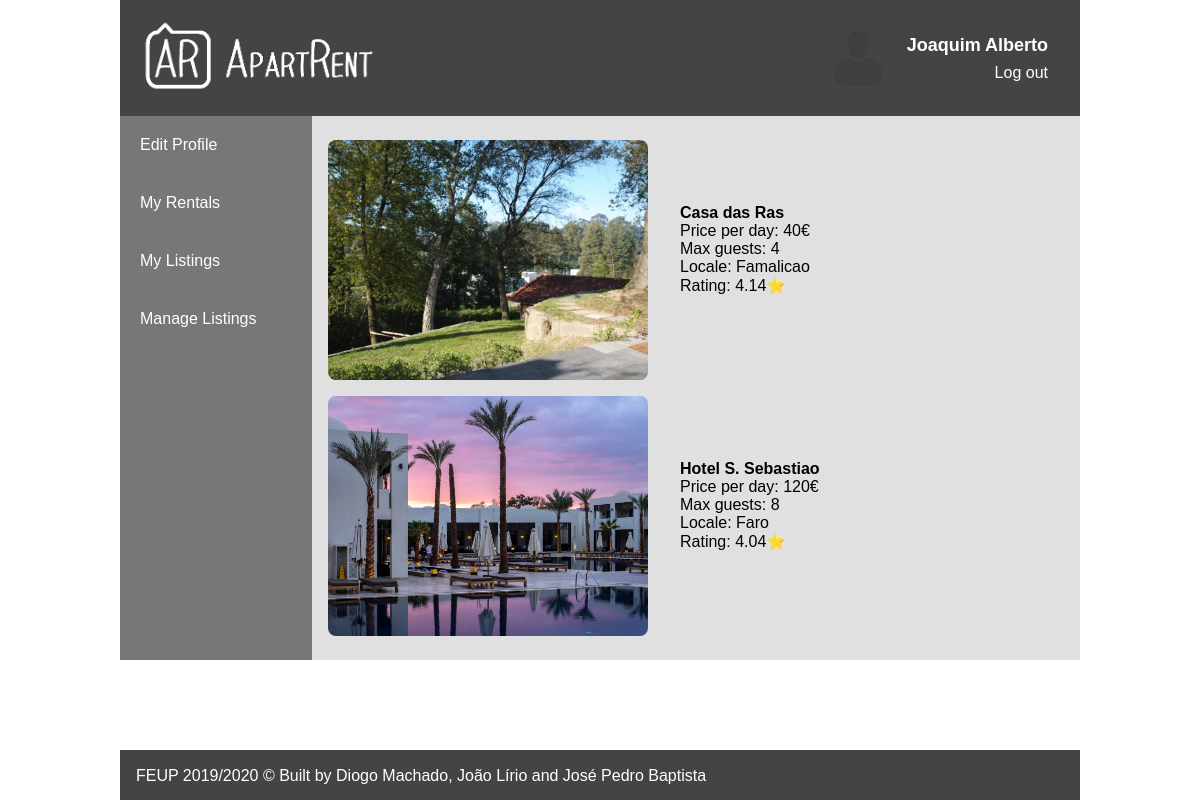
Page /pages/listings.php (signed in) on the committed database.
### tables this page shows
CREATE TABLE Apartment (id INTEGER PRIMARY KEY AUTOINCREMENT, address VARCHAR NOT NULL, postal_code CHAR (8) NOT NULL, daily_price REAL NOT NULL, description TEXT, owner INTEGER REFERENCES User (idUser), locale TEXT NOT NULL, listing_name TEXT NOT NULL, n_guests INTEGER NOT NULL CONSTRAINT "Number Guests" CHECK (n_guests > 0), n_ratings INTEGER DEFAULT (0) NOT NULL CONSTRAINT "Number Ratings" CHECK (n_ratings >= 0), average_rating DOUBLE CONSTRAINT "Average Rating Limits" CHECK (0.0 <= average_rating <= 5.0), CHECK (daily_price > 0), CHECK (postal_code LIKE '____-___'));

### pages/listings.php (called while the page is built, shortened)
<?php
    include_once('../templates/header.php');
    include_once('../templates/listings.php');
    include_once('../templates/footer.php');
?>

### includes/session.php (called while the page is built, shortened)
<?php
    function getUserID() {
        return $_SESSION['userID'];
    }
?>

### database/db_apartRent.php (called while the page is built, shortened)
<?php
    function getApartmentByID($id) {
        global $db;
        $stmt = $db->prepare('SELECT *
                              FROM Apartment
                              WHERE id = :id');
        $stmt->bindParam(":id", $id, PDO::PARAM_INT);
        $stmt->execute();
        return $stmt->fetch();
    }
    function getUserListings($userID) {
        global $db;
        $stmt = $db->prepare('SELECT id
                              FROM Apartment
                              WHERE owner = :user');
        $stmt->bindParam(":user", $userID, PDO::PARAM_INT);
        $stmt->execute();
        return $stmt->fetchAll();
    }
?>

### database/photo.php (called while the page is built, shortened)
<?php
    function getApartmentPhotos($idApartment)
 {
        global $db;
        $stmt = $db->prepare('SELECT idPhoto
                              FROM [Apartment-Photo]
                              WHERE idApartment = :idWantedApartment');
        $stmt->bindParam(":idWantedApartment", $idApartment, PDO::PARAM_INT);
        $stmt->execute();
        return $stmt->fetchAll();
    }
    function getPhotoPath($photoID)
 {
        return '../uploadedImages/'.$photoID.'.jpg';
    }
?>

### templates/listingInfo.php (the view, shortened to what this page needs)
<?php
function showListing($listing)
{
    $apartment = getApartmentByID($listing['id']);
    $apartment_images = getApartmentPhotos($listing['id']);
    $image_path = getPhotoPath($apartment_images[0]['idPhoto']);
    $apartment_name = $apartment['listing_name'];
    $apartment_daily_price = $apartment['daily_price'];
    $apartment_max = $apartment['n_guests'];
    $apartment_locale = $apartment['locale'];
    $apartment_rating = $apartment['average_rating'];
    echo    '<article>
                <a href="../pages/apartment.php?id='.$listing['id'].'">
                    <img src="' . $image_path . '" alt="">
                    <section class="info">
                        <span id="nome">' . $apartment_name . '</span>
                        <span id="preco"> ' . $apartment_daily_price . '</span>
                        <span id="max_pessoas">' . $apartment_max . '</span>
                        <span id="localidade"> ' . $apartment_locale . ' </span>
                        <span id="rating">' . $apartment_rating . '</span>
                    </section>
                </a>';
    echo '</article>';
}
?>

### templates/listings.php (shortened to what this page needs)
<?php
include_once('../actions/validSession.php');
include_once('../includes/init.php');
include_once('../templates/listingInfo.php');
include_once('../database/db_apartRent.php');
include_once('../database/photo.php');
?>
<div class="profile-container" id="profile-container">
    <div class="profile-side-menu">
        <a href="../pages/editProfile.php">Edit Profile</a>
        <a href="../pages/viewRentals.php">My Rentals</a>
        <a href="../pages/listings.php">My Listings</a>
        <a href="../pages/listings.php?manage=1">Manage Listings</a>
    </div>
    <section class='results'>
        <?php
        $userID = getUserID();
        $query_results = getUserListings($userID);
        if (count($query_results) == 0) {
            echo '<p> No results found. </p>';
        }
        else
        {
            foreach ($query_results as $apartmentID)
            {
                showListing($apartmentID);
            }
        }
        ?>
    </section>
</div>

### css/style.css (style rules this page uses)
body { font-family: 'Trebuchet MS', sans-serif; }
.results { padding: 1em; }
.results article { padding-top: 0.5em; padding-bottom: 0.5em; display: flex; flex-direction: row; }
.results > article > a { text-decoration: none; color: #000; }
.results .info #nome { font-weight: bolder; }
.results .info #preco:before { content: 'Price per day: '; }
.results .info #preco:after { content: '€'; }
.results .info #max_pessoas:before { content: 'Max guests: '; }
.results .info #localidade:before { content: 'Locale: '; }
.results .info #rating:before { content: 'Rating: '; }
.results .info #rating:after { content: '\2B50'; }
.profile-container { background-color: #E0E0E0; }
.profile-side-menu { background-color: #777777; }
.profile-side-menu a { text-decoration: none; font-size: 100%; color: #fff; }
.profile-side-menu a { padding: 20px 20px 20px 20px; display: block; }

### css/layout.css (style rules this page uses)
body { margin: 0 auto; width: 60em; }
.profile-container { display: grid; grid-template-rows: auto auto; grid-template-columns: 12em auto; }
.profile-side-menu { grid-column: 1; grid-row: 1; }
.results { padding: 1em; }
.results article { display: flex; flex-direction: row; }
.results > article > a { display: flex; }
.results .info { display: flex; flex-direction: column; margin-left: 2em; margin-top: 4em; }
.results > article img { height: 15em; width: 20em; object-fit: cover; border-radius: 8px; }

### rows in the picture
apartment: shows a picture, listing_name "Casa das Ras", daily_price "40", n_guests "4", locale "Famalicao", average_rating "4.14"
apartment: shows a picture, listing_name "Hotel S. Sebastiao", daily_price "120", n_guests "8", locale "Faro", average_rating "4.04"

### other values in the picture
$_SESSION['name'] "Joaquim Alberto"
